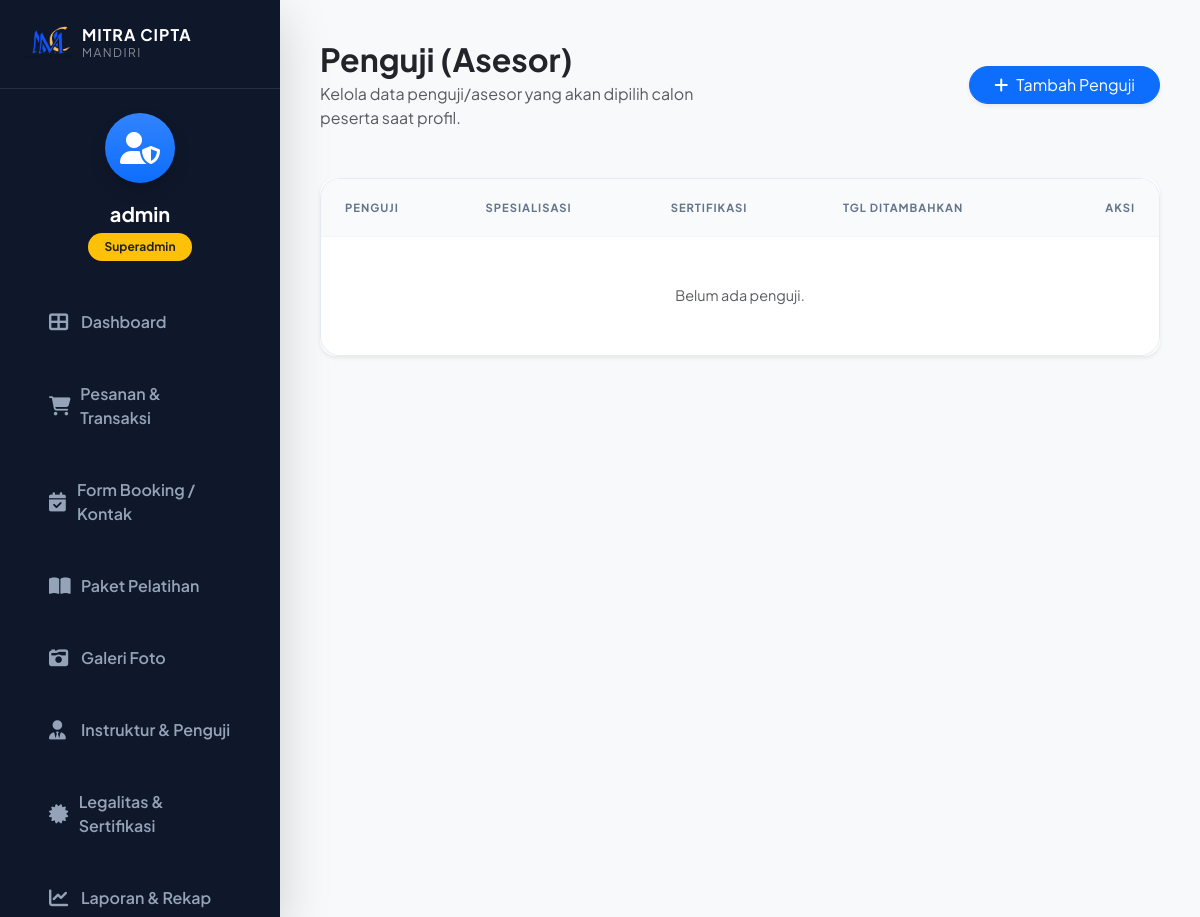
/admin/dashboard.php?page=examiners (signed in), run on an earlier commit of the app's database.
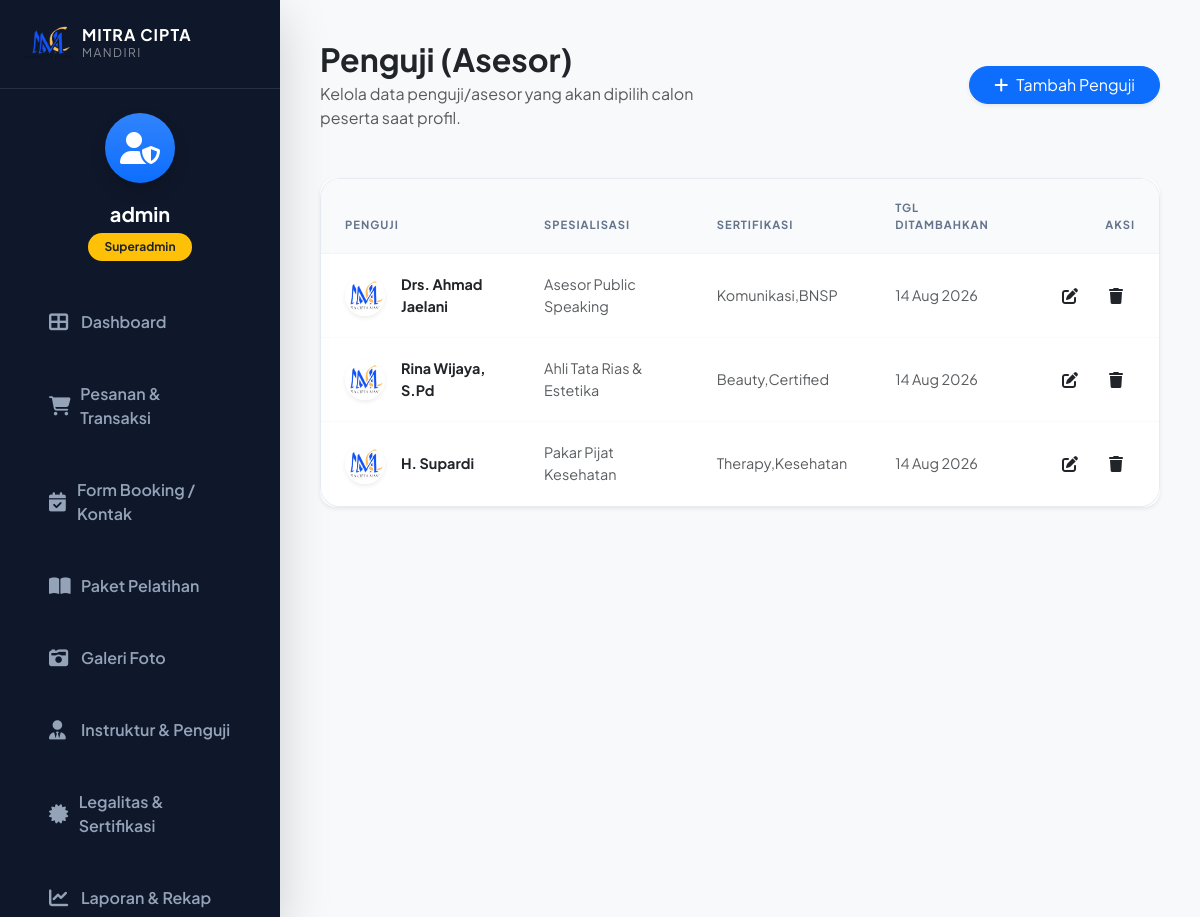
And on a later commit of the database.
### tables this page shows
CREATE TABLE IF NOT EXISTS `examiners` (
  `id` int(11) NOT NULL AUTO_INCREMENT,
  `name` varchar(100) NOT NULL,
  `specialization` varchar(150) NOT NULL,
  `bio` text,
  `certifications` text,
  `image` varchar(255) NOT NULL,
  `created_at` timestamp NOT NULL DEFAULT CURRENT_TIMESTAMP,
  PRIMARY KEY (`id`)
);

### admin/includes/head.php (shortened to what this page needs)
<!DOCTYPE html>
<html lang="id">
<head>
    <link href="https://cdn.jsdelivr.net/npm/bootstrap@5.3.0/dist/css/bootstrap.min.css" rel="stylesheet">
    <link rel="stylesheet" href="https://cdnjs.cloudflare.com/ajax/libs/font-awesome/6.4.0/css/all.min.css">
    <link href="https://unpkg.com/aos@2.3.1/dist/aos.css" rel="stylesheet">
</head>
<body>
<?php include __DIR__ . '/sidebar.php'; ?>
<div class="main-content bg-light" style="min-height: 100vh;">

### admin/includes/sidebar.php (shortened to what this page needs)
<div class="sidebar d-flex flex-column shadow-lg" id="sidebar">
    <div class="p-4 d-flex align-items-center justify-content-between border-bottom border-secondary border-opacity-25">
        <a class="text-decoration-none d-flex align-items-center" href="#">
            <img src="../assets/img/logo.png" alt="MCM Logo" height="40" class="me-2">
            <div class="brand-text">
                <div class="fw-bold fs-6 text-white" style="letter-spacing: 1px; line-height: 1.1;">MITRA CIPTA</div>
                <div class="text-white-50" style="letter-spacing: 1.5px; font-size: 0.75rem;">MANDIRI</div>
            </div>
        </a>
    </div>
    <div class="px-4 py-4 mb-2 text-center">
        <div class="bg-gradient bg-primary rounded-circle d-inline-flex align-items-center justify-content-center mb-3 shadow" style="width: 70px; height: 70px; background: linear-gradient(135deg, var(--primary-color), var(--secondary-color));">
            <i class="fas fa-user-shield fs-2 text-white"></i>
        </div>
        <div class="text-white fw-bold fs-5"><?php echo htmlspecialchars($_SESSION['admin_username']); ?></div>
        <div class="badge bg-warning text-dark mt-1 px-3 rounded-pill">Superadmin</div>
    </div>
    <ul class="nav flex-column mb-auto px-2">
        <li class="nav-item mb-1">
            <a href="?page=dashboard" class="nav-link <?php echo $page == 'dashboard' ? 'active' : ''; ?>">
                <i class="fas fa-th-large"></i> Dashboard
            </a>
        </li>
        <li class="nav-item mb-1">
            <a href="?page=orders" class="nav-link <?php echo $page == 'orders' ? 'active' : ''; ?>">
                <i class="fas fa-shopping-cart"></i> Pesanan & Transaksi
            </a>
        </li>
        <li class="nav-item mb-1">
            <a href="?page=bookings" class="nav-link <?php echo $page == 'bookings' ? 'active' : ''; ?>">
                <i class="fas fa-calendar-check"></i> Form Booking / Kontak
            </a>
        </li>
        <li class="nav-item mb-1">
            <a href="?page=classes" class="nav-link <?php echo $page == 'classes' ? 'active' : ''; ?>">
                <i class="fas fa-book-open"></i> Paket Pelatihan
            </a>
        </li>
        <li class="nav-item mb-1">
            <a href="?page=gallery" class="nav-link <?php echo $page == 'gallery' ? 'active' : ''; ?>">
                <i class="fas fa-camera-retro"></i> Galeri Foto
            </a>
        </li>
        <li class="nav-item mb-1">
            <a href="?page=instructors" class="nav-link <?php echo $page == 'instructors' ? 'active' : ''; ?>">
                <i class="fas fa-user-tie"></i> Instruktur & Penguji
            </a>
        </li>
        <li class="nav-item mb-1">
            <a href="?page=certs" class="nav-link <?php echo $page == 'certs' ? 'active' : ''; ?>">
                <i class="fas fa-certificate"></i> Legalitas & Sertifikasi
            </a>
        </li>
        <li class="nav-item mb-1">
            <a href="?page=reports" class="nav-link <?php echo $page == 'reports' ? 'active' : ''; ?>">
                <i class="fas fa-chart-line"></i> Laporan & Rekap
            </a>
        </li>
    </ul>
</div>

### admin/dashboard.php (shortened to what this page needs)
<?php
require_once '../includes/db_config.php';
function getImgSrc($path) {
    return '../' . ltrim($path, '/');
}
$page = $_GET['page'] ?? 'dashboard';
try {
    $pdo->exec("CREATE TABLE IF NOT EXISTS `class_categories` (
      `id` int(11) NOT NULL AUTO_INCREMENT,
      `name` varchar(100) NOT NULL,
      `slug` varchar(100) NOT NULL,
      `created_at` timestamp NOT NULL DEFAULT CURRENT_TIMESTAMP,
      PRIMARY KEY (`id`),
      UNIQUE KEY `slug` (`slug`)
    ) ENGINE=InnoDB DEFAULT CHARSET=utf8mb4;");
} catch (PDOException $e) {}
$examiners = [];
if ($page === 'examiners') {
    try {
        $examiners = $pdo->query("SELECT * FROM examiners ORDER BY created_at DESC")->fetchAll();
    } catch (PDOException $e) {}
}
?>
<?php require __DIR__ . '/includes/head.php'; ?>
<?php if ($page === 'examiners') include __DIR__ . '/pages/examiners.php'; ?>
</div>
<?php require __DIR__ . '/includes/scripts.php'; ?>
</body>
</html>

### admin/pages/examiners.php
<div class="row align-items-center mb-5 g-3" data-aos="fade-down">
    <div class="col-md-6">
        <h2 class="fw-bold mb-1 text-dark">Penguji (Asesor)</h2>
        <p class="text-muted mb-0">Kelola data penguji/asesor yang akan dipilih calon peserta saat profil.</p>
    </div>
    <div class="col-md-6 text-md-end">
        <button class="btn btn-primary px-4 shadow-sm rounded-pill" onclick="resetExaminerForm(); showModal('examinerModal');">
            <i class="fas fa-plus me-2"></i>Tambah Penguji
        </button>
    </div>
</div>
<div class="card border-0 shadow-sm rounded-4 overflow-hidden">
    <div class="card-body p-0">
        <div class="table-responsive">
            <table class="table align-middle mb-0">
                <thead class="bg-light">
                    <tr>
                        <th class="ps-4">Penguji</th>
                        <th>Spesialisasi</th>
                        <th>Sertifikasi</th>
                        <th>Tgl Ditambahkan</th>
                        <th class="text-end pe-4">Aksi</th>
                    </tr>
                </thead>
                <tbody>
                    <?php if (empty($examiners)): ?>
                        <tr><td colspan="5" class="text-center py-5 text-muted">Belum ada penguji.</td></tr>
                    <?php else: ?>
                        <?php foreach ($examiners as $ex): ?>
                            <tr>
                                <td class="ps-4">
                                    <div class="d-flex align-items-center">
                                        <img src="<?php echo htmlspecialchars(getImgSrc($ex['image'])); ?>" alt="<?php echo htmlspecialchars($ex['name']); ?>" class="rounded-circle me-3 border border-2 border-white shadow-sm" style="width: 40px; height: 40px; object-fit: cover;">
                                        <span class="fw-bold text-dark"><?php echo htmlspecialchars($ex['name']); ?></span>
                                    </div>
                                </td>
                                <td class="text-muted small"><?php echo htmlspecialchars($ex['specialization']); ?></td>
                                <td class="text-muted small"><?php echo htmlspecialchars($ex['certifications'] ?: '-'); ?></td>
                                <td class="small text-muted"><?php echo date('d M Y', strtotime($ex['created_at'])); ?></td>
                                <td class="text-end pe-4">
                                    <div class="d-inline-flex gap-2">
                                        <button class="btn btn-action btn-soft-primary" title="Edit" onclick="editExaminer(<?php echo htmlspecialchars(json_encode($ex)); ?>)"><i class="fas fa-edit"></i></button>
                                        <button class="btn btn-action btn-soft-danger" title="Hapus" onclick="deleteItem('examiners', <?php echo $ex['id']; ?>)"><i class="fas fa-trash"></i></button>
                                    </div>
                                </td>
                            </tr>
                        <?php endforeach; ?>
                    <?php endif; ?>
                </tbody>
            </table>
        </div>
    </div>
</div>

### admin/includes/scripts.php (shortened to what this page needs)
</body>
</html>

### admin/includes/styles_head.php (style rules this page uses)
:root { --primary-color: #2563eb; --secondary-color: #3b82f6; --dark-bg: #0f172a; --sidebar-bg: #1e293b; }
html, body { height: auto !important; min-height: 100% !important; overflow-x: hidden !important; overflow-y: auto !important; -webkit-overflow-scrolling: touch; }
body { background-color: #f8fafc; font-family: 'Plus Jakarta Sans', sans-serif; color: #334155; -webkit-tap-highlight-color: transparent; overflow-x: hidden; }
.sidebar { height: 100vh; background-color: var(--dark-bg); width: 280px; position: fixed; top: 0; left: 0; z-index: 1000; transition: all 0.3s cubic-bezier(0.4, 0, 0.2, 1); box-shadow: 4px 0 24px rgba(0,0,0,0.05); overflow-y: auto; scrollbar-width: thin; scrollbar-color: rgba(255,255,255,0.1) transparent; }
.sidebar .nav-link { color: #94a3b8; padding: 16px 24px; font-weight: 600; border-radius: 16px; margin: 0 16px 10px; transition: all 0.4s cubic-bezier(0.175, 0.885, 0.32, 1.275); display: flex; align-items: center; position: relative; overflow: hidden; border: 1px solid transparent; }
.sidebar .nav-link i { width: 32px; font-size: 1.2rem; transition: all 0.3s ease; }
.sidebar .nav-link:not(.active) i { animation: side-icon-pulse 4s ease-in-out infinite; }

### admin/includes/styles_head_components.php (style rules this page uses)
.main-content { margin-left: 280px; padding: 40px; transition: all 0.3s; }
.card { border-radius: 1.25rem; border: 1px solid rgba(226, 232, 240, 0.6); box-shadow: 0 10px 30px -5px rgba(0, 0, 0, 0.04); background: #ffffff; transition: all 0.3s cubic-bezier(0.4, 0, 0.2, 1); }
.table-responsive { border-radius: 1.25rem; border: 1px solid rgba(226, 232, 240, 0.8); background: #fff; }
.table { margin-bottom: 0; }
.table thead th { background: #f8fafc; color: #64748b; font-weight: 700; text-transform: uppercase; font-size: 0.7rem; letter-spacing: 1px; padding: 1.25rem 1.5rem; border-bottom: 1px solid #f1f5f9; }
.table tbody td { padding: 1.25rem 1.5rem; border-bottom: 1px solid #f8fafc; color: #334155; font-size: 0.9rem; }
.table tbody tr:last-child td { border-bottom: none; }
.badge { padding: 0.5rem 1rem; font-weight: 700; border-radius: 50rem; font-size: 0.75rem; }
.btn-action { width: 38px; height: 38px; padding: 0; display: inline-flex; align-items: center; justify-content: center; border-radius: 0.75rem; transition: all 0.2s; }

What changed in the data, as far as the page shows it:
added examiners: image (picture), name "Drs. Ahmad Jaelani", specialization "Asesor Public Speaking", certifications "Komunikasi,BNSP", created_at "14 Aug 2026"
added examiners: image (picture), name "Rina Wijaya, S.Pd", specialization "Ahli Tata Rias & Estetika", certifications "Beauty,Certified", created_at "14 Aug 2026"
added examiners: image (picture), name "H. Supardi", specialization "Pakar Pijat Kesehatan", certifications "Therapy,Kesehatan", created_at "14 Aug 2026"
Also different on the page:
text no longer shown: "Belum ada penguji."
